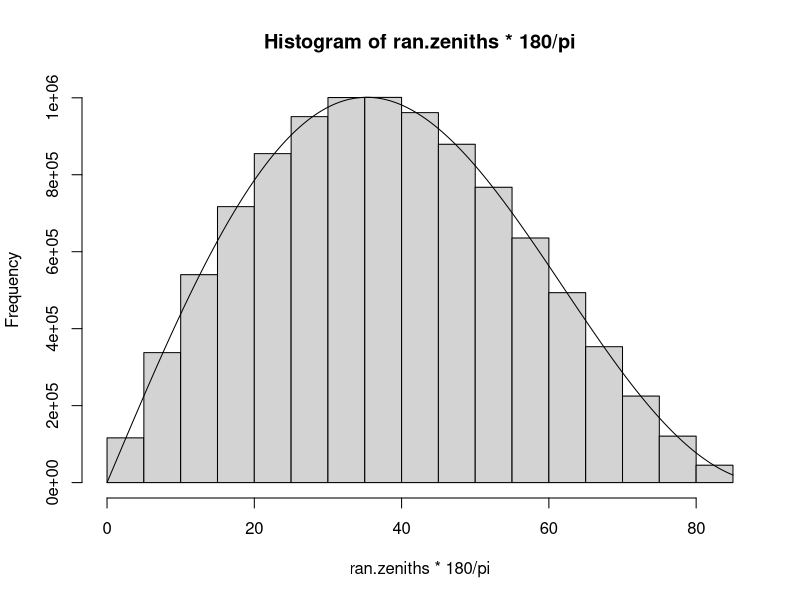
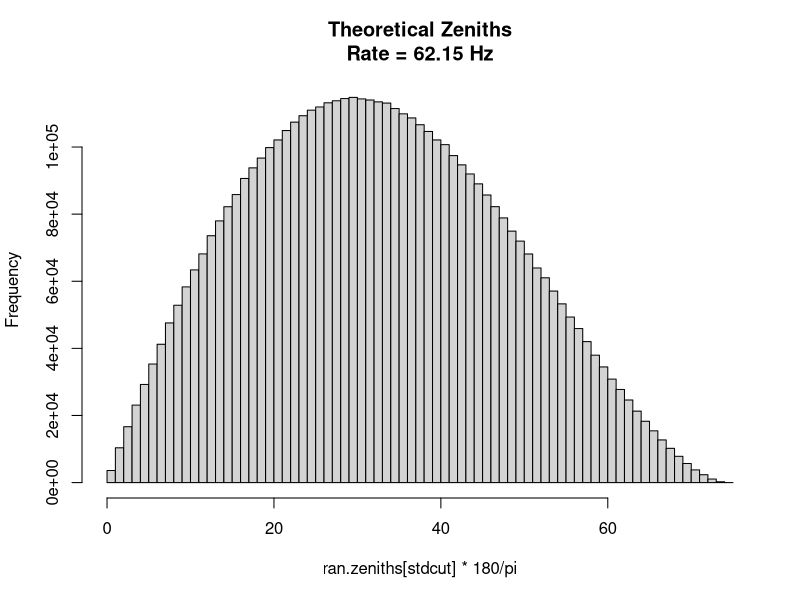
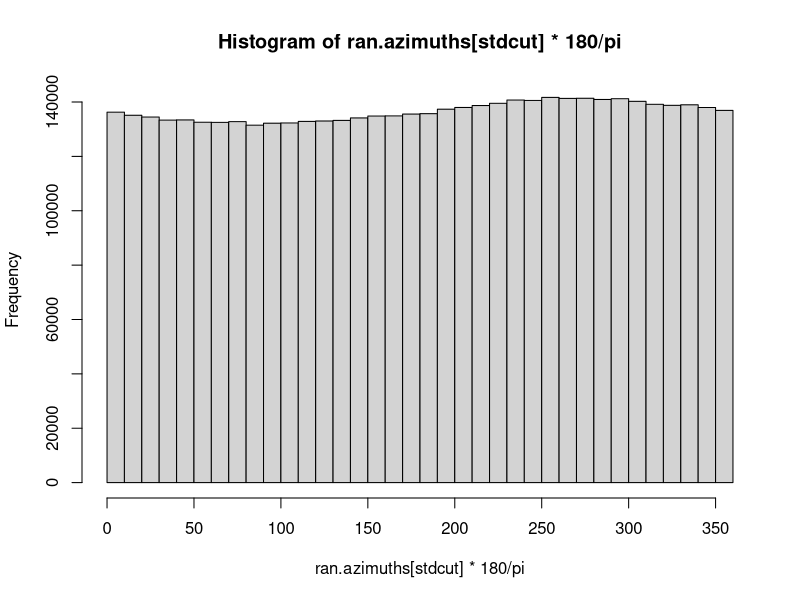

Here is the R script that generated these plots, in order:
# Simple MC
# Initialize R

setwd( "/Users/ifft/Desktop/Muography/PETsys Analysis" )

rm( list = ls() )

number.muons <- 10000000
spacing <- 3.3 / 2
L.detector <- ( spacing * 63 ) + 2 * spacing # maximum length over which a muon can touch a detector in cm
L.start <- L.detector # in cm
exposure.time <- number.muons / L.start^2 / 0.01099556
z1 <- 0
# z2 <- 15.25 * 2.54 - 2 * 0.7375 # from bottom of bottom scintillator to top of top scintillator
# z2
z2 <- 11.75 * 2.54 # in cm from x layer on top to x layer on bottom.  Same for y.  Measured 4/29/2026 see Photos


# integral.rate <- 0.01099556 * L.detector^2 # for no gap
# integral.rate
# integral.rate <- 0.0003357554 # for 1000 cm gap
# integral.rate
# integral.rate <- ( 70 / 100^2 ) * ( L.detector^2 / (z2 - z1)^2 ) * L.detector^2
# integral.rate
# integral.rate <- 0.6974 # for 10 cm gap
# integral.rate
# 
# integral.rate / mc.rate

zenith <- seq( from = 0, to = 85, by = 0.1 ) * pi / 180 # 90 degrees produces a warning
this.sum <- cumsum( cos( zenith )^2 * sin( zenith ) )
ran.sum <- runif( number.muons, min = 0, max = max( this.sum ) )
ran.zeniths <- approx( this.sum, zenith, ran.sum )$y
hist( ran.zeniths * 180 / pi )
h <- hist( ran.zeniths * 180 / pi, plot = FALSE )
lines( zenith * 180 / pi, cos( zenith )^2 * sin( zenith ) * max( h$counts )  / ( cos( 0.606 )^2 * sin( 0.606 ) ) )

ran.azimuths <- runif( number.muons, min = 0, max = 2 * pi )

ran.x <- runif( number.muons, min = -L.start / 2, max = L.start / 2 )
ran.y <- runif( number.muons, min = -L.start / 2, max = L.start / 2 )
#plot( ran.x, ran.y )

x1 <- ran.x + z1 * tan( ran.zeniths ) * cos( ran.azimuths )
y1 <- ran.y + z1 * tan( ran.zeniths ) * sin( ran.azimuths )

x2 <- ran.x + z2 * tan( ran.zeniths ) * cos( ran.azimuths )
y2 <- ran.y + z2 * tan( ran.zeniths ) * sin( ran.azimuths ) + 2

stdcut <- x1 >= -L.detector / 2 & x1 <= L.detector / 2
stdcut <- stdcut & y1 >= -L.detector / 2 & y1 <= L.detector / 2
stdcut <- stdcut & x2 >= -L.detector / 2 & x2 <= L.detector / 2
stdcut <- stdcut & y2 >= -L.detector / 2 & y2 <= L.detector / 2
length( ran.zeniths[stdcut] )

r.max <- ( L.detector - 2 * spacing ) / 2
r1 <- sqrt( x1^2 + y1^2 )
r2 <- sqrt( x2^2 + y2^2 )
r.cut <- r1 < r.max & r2 < r.max
stdcut <- stdcut & r.cut
length( ran.zeniths[stdcut] )

exposure.time
mc.rate <- length( ran.zeniths[stdcut] ) / exposure.time
mc.rate
sqrt( length( ran.zeniths[stdcut] ) ) / exposure.time

main.label <- paste0( "Theoretical Zeniths\nRate = ", signif( mc.rate, 4 ), " Hz" )
hist( ran.zeniths[stdcut] * 180 / pi, nclass = 100, main = main.label )
h <- hist( ran.zeniths[stdcut] * 180 / pi, breaks = seq( from = 0, to = 90, by = 1 ), plot = FALSE )
write( t( cbind( h$mids, h$density ) ), file = "KoNova Zenith Response.csv", ncolumns = 2, sep = "," )
sum( h$density )


hist( ran.azimuths[stdcut] * 180 / pi, nclass = 50 )
h <- hist( ran.azimuths[stdcut] * 180 / pi, nclass = 50, plot = FALSE )
max( h$counts ) / min( h$counts )
